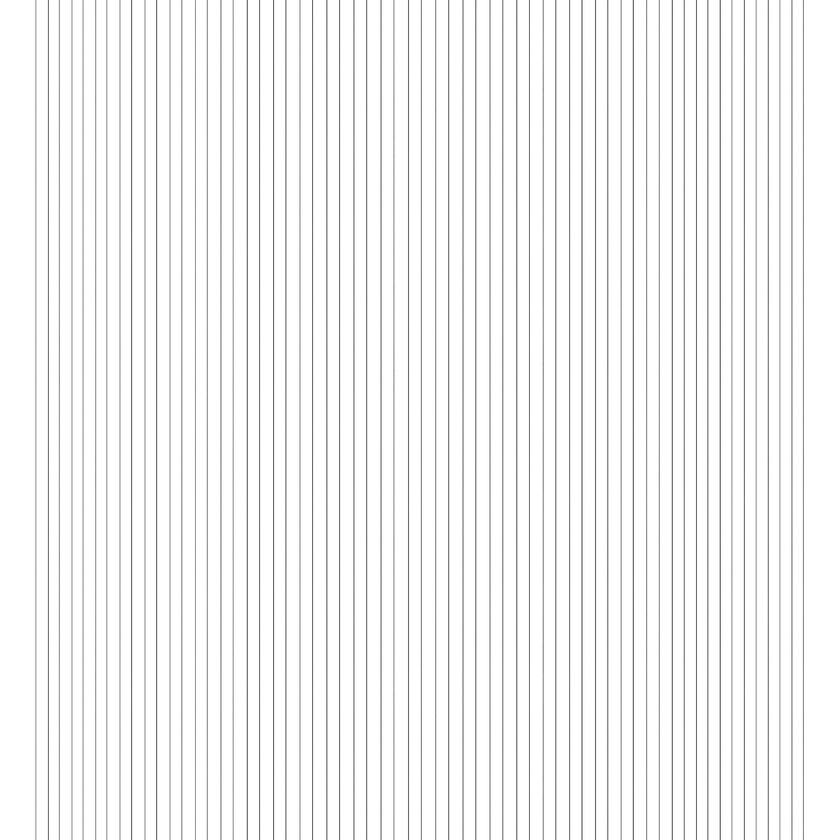
#> input picture road_anomaly_detector/main/calibration/Camera_calibration/test_image3.png, 840 x 840 px, shrunk from 2048 x 2048 before the run, found by its file name
$ python workspace.py
#> lines starting #> are read from the running program, lines starting #| are printed output that depends on the picture; after the words box and inside, x2 and y2 are one past the last pixel; in counts of white or black regions, pixels touching at a corner belong together; long printed decimals are rounded
import cv2
import numpy as np
import matplotlib.pyplot as plt
from scipy import interpolate

def find_line_x(image,threshold_value=100):
    _, binary_image = cv2.threshold(image, threshold_value, 1, cv2.THRESH_BINARY_INV)

    mean_binary_image = binary_image.mean(axis=0).astype(np.uint8)  # Convert to uint8 if needed
    binary_row = mean_binary_image
    binary_row = mean_binary_image

    # List to store start and end of clusters
    clusters = []

    # Find clusters of 1's in the row
    start = None  # Start of a cluster
    for x in range(len(binary_row)):
        if binary_row[x] == 1 and (x == 0 or binary_row[x - 1] == 0):  # Start of a cluster
            start = x
        elif binary_row[x] == 0 and start is not None:  # End of a cluster
            clusters.append((start, x - 1))
            start = None

    mean_image = image.mean(axis=0).astype(np.uint8)  # Convert to uint8 if needed

    x_cross = []
    for start_x, end_x in clusters:
        #print(f"Cluster from x = {start_x} to x = {end_x}")
        y = mean_image[start_x - 3 : end_x + 4]
        x = range(0, len(y))

        tck = interpolate.splrep(x, y, s=0, k=5)

        x_new = np.linspace(min(x), max(x), 100)
        y_fit = interpolate.BSpline(*tck)(x_new)


        min_value = np.min(y_fit)
        min_index = np.argmin(y_fit)
        x_at_min = x_new[min_index]

        #print(f"The minimum value of y_fit is: {min_value}")
        #print(f"This minimum value occurs at x = {x_at_min}")

        x_cross.append(x_at_min + start_x - 3)

        # [13 lines of commented-out code are left out]


    return x_cross

def plot_cross_dot(x_cross):
    # Set y-coordinates for overlaying, e.g., choose a specific row or area
    y_positions = np.full_like(x_cross, image.shape[0] // 2)  # Middle row, adjust as needed

    # Set the y-axis limit for visualization
    y_limit = (0, 50)

    # Display the images side by side
    plt.figure(figsize=(10, 5))

    # Show the image with float x values as overlayed dots
    plt.imshow(image, cmap='gray')
    plt.scatter(x_cross, y_positions, color='lime', s=20, label="Interpolated Points")  # Overlay points
    plt.vlines(x_cross, ymin=0, ymax=image.shape[0] - 1, color='lime', linewidth=1.5, label="Interpolated Lines")
    plt.title('Image with Overlayed Interpolated Points')
    plt.axis('off')

    plt.show()


image = cv2.imread('road_anomaly_detector/main/calibration/Camera_calibration/test_image3.png', cv2.IMREAD_GRAYSCALE)
#> image is the input picture: shape (840, 840); min 101, max 255, mean 243.6

x_cross = find_line_x(image)
#> in find_line_x, `_, binary_image = cv2.threshold(image, threshold_value, 1, cv2.THRESH_..`: binary_image: shape (840, 840); every value is 0
#> in find_line_x, `mean_binary_image = binary_image.mean(axis=0).astype(np.uint8)`: mean_binary_image = 840 values from 0 to 0
#> after the loop in find_line_x, `for x in range(len(binary_row)):`: clusters = []
#> in find_line_x, `mean_image = image.mean(axis=0).astype(np.uint8)`: mean_image = 840 values, max 255 at index 0, min 103 at index 595, mean 243.5
#> after the loop in find_line_x, `for start_x, end_x in clusters:`: x_cross = []
#> x_cross = []

print(len(x_cross) // 2)
#| 0
print(x_cross)

plot_cross_dot(x_cross)
#> in plot_cross_dot, `plt.show()`:
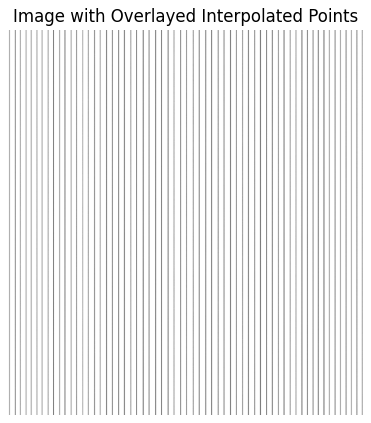
#> figure drawn by matplotlib, 1 panel

$ run again, with road_anomaly_detector/main/calibration/Camera_calibration/test_image2.png copied over road_anomaly_detector/main/calibration/Camera_calibration/test_image3.png
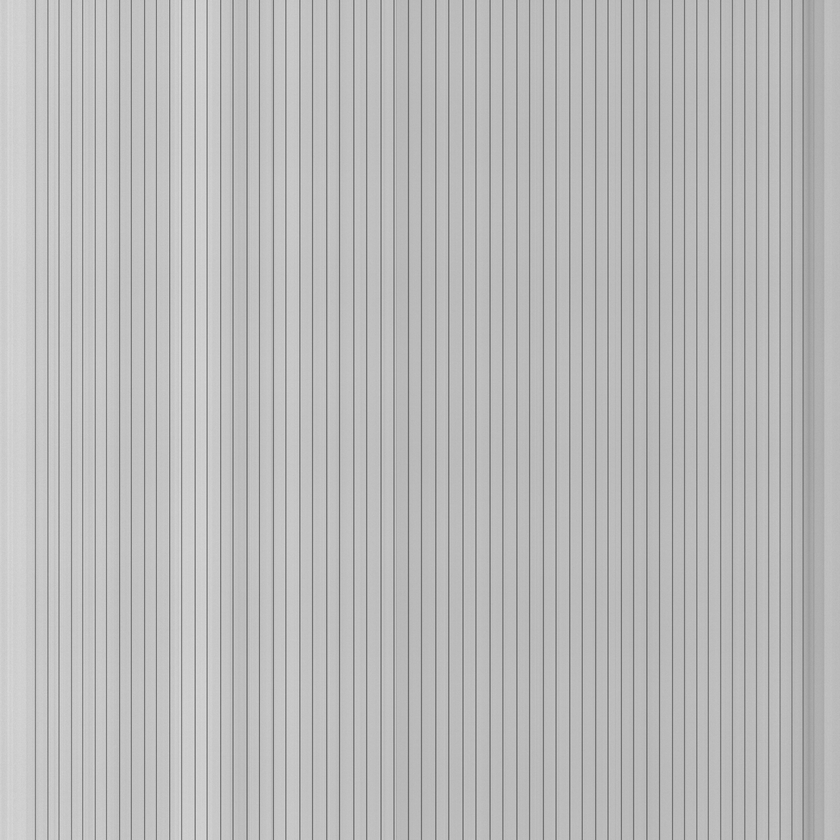
#> input picture road_anomaly_detector/main/calibration/Camera_calibration/test_image2.png, 840 x 840 px, shrunk from 2048 x 2048 before the run, found by its file name
#> image is the input picture: shape (840, 840); min 105, max 219, mean 185.3
#> binary_image: shape (840, 840); every value is 0
#> mean_binary_image = 840 values from 0 to 0
#> after the loop in find_line_x, `for x in range(len(binary_row)):`: clusters = []
#> mean_image = 840 values, max 215 at index 205, min 107 at index 408, mean 184.8
#> after the loop in find_line_x, `for start_x, end_x in clusters:`: x_cross = []
#| 0
#> in plot_cross_dot, `plt.show()`:
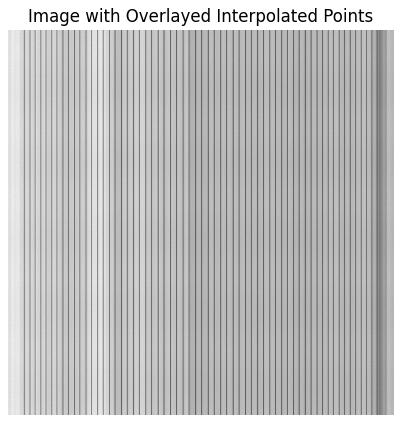
#> figure drawn by matplotlib, 1 panel

$ run again, with road_anomaly_detector/main/calibration/Camera_calibration/test_image4.png copied over road_anomaly_detector/main/calibration/Camera_calibration/test_image3.png
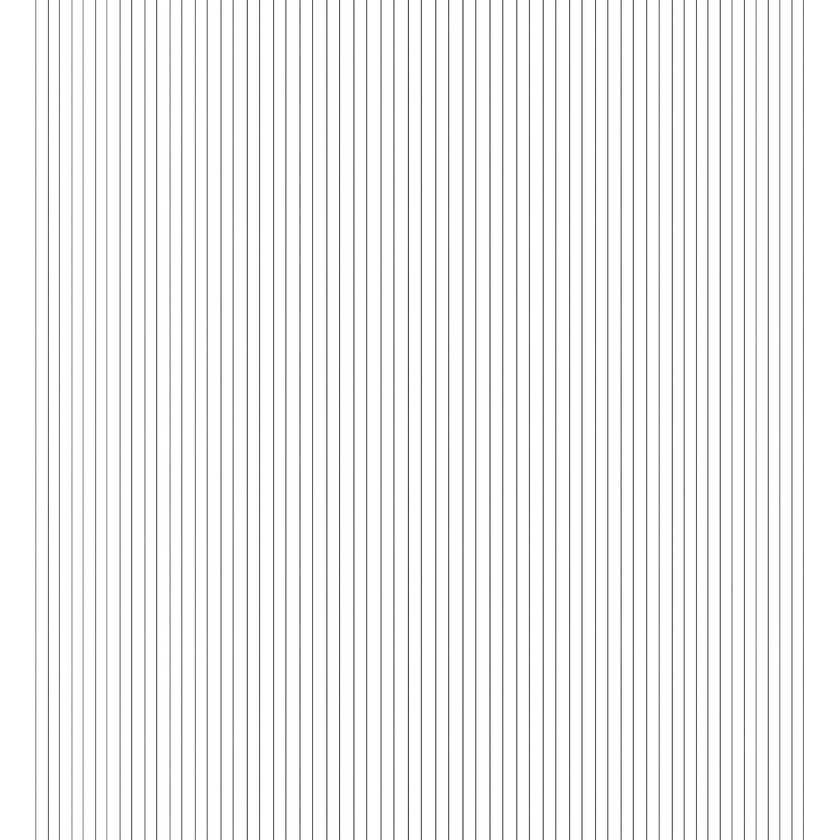
#> input picture road_anomaly_detector/main/calibration/Camera_calibration/test_image4.png, 840 x 840 px, shrunk from 2048 x 2048 before the run, found by its file name
#> image is the input picture: shape (840, 840); min 75, max 255, mean 241.3
#> in find_line_x, `_, binary_image = cv2.threshold(image, threshold_value, 1, cv2.THRESH_..`:
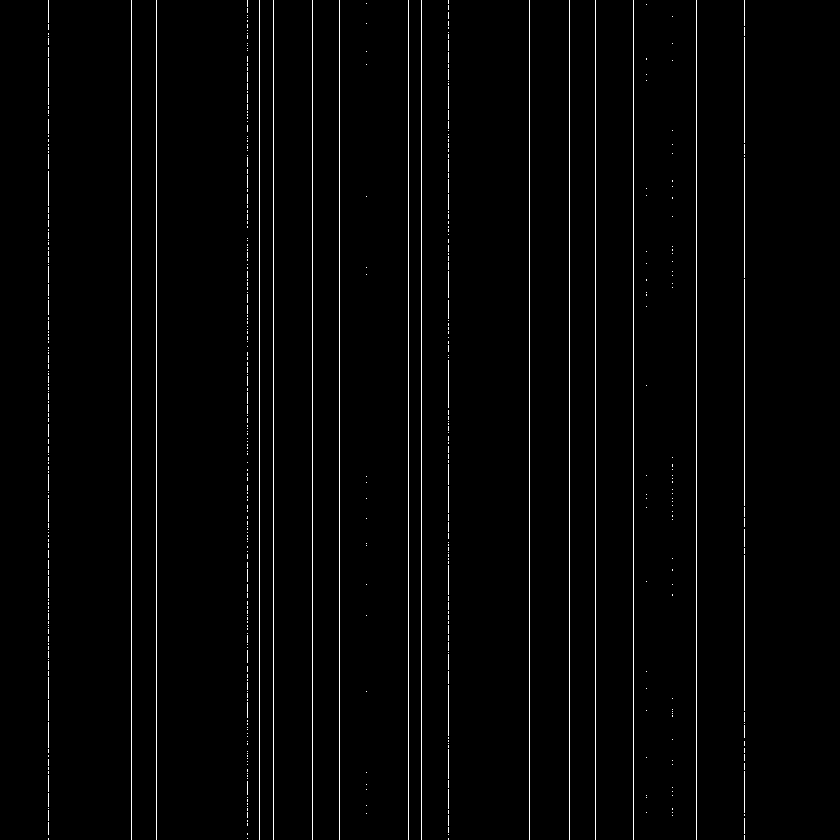
#> binary_image: shape (840, 840); values 0 (black) and 1 (white), 2% white in thin lines or dots, all inside (x1, y1, x2, y2) = (48, 0, 745, 840)
#> mean_binary_image = 840 values, max 1 at index 131, min 0 at index 0, mean 0.0155
#> binary_row has the same summary as mean_binary_image
#> after the loop in find_line_x, `for x in range(len(binary_row)):`: clusters = [(131, 131), (156, 156), (259, 259), (273, 273), (312, 312), (339, 339), (408, 408), (421, 421), (529, 529), (569, 569), (595, 595), (633, 633), (696, 696)]
#> mean_image = 840 values, max 255 at index 0, min 79 at index 408, mean 241.2
#> the loop in find_line_x, `for start_x, end_x in clusters: #print(f"Cluster from x = {start_x} to..` made 13 passes
#> (start_x, end_x, y, min_value, min_index, x_at_min) on passes 1 to 7: (131, 131, [255, 253, 255, 93, 223, 255, 254], 92.46, 50, 3.03), (156, 156, [255, 253, 255, 96, 220, 255, 254], 95.26, 51, 3.09), (259, 259, [255, 254, 255, 96, 231, 255, 254], 95.64, 50, 3.03), (273, 273, [255, 255, 255, 91, 234, 255, 254], 90.73, 50, 3.03), (312, 312, [255, 255, 253, 93, 239, 255, 254], 92.88, 50, 3.03), (339, 339, [254, 255, 251, 88, 233, 255, 254], 87.79, 50, 3.03), (408, 408, [254, 255, 228, 79, 247, 255, 254], 78.78, 49, 2.97)
#> after the loop in find_line_x, `for start_x, end_x in clusters:`: x_cross = [131, 156.1, 259, 273, 312, 339, 408, 421, 529, 569, 595, 632.9, 696]
#| 6
#| [131.030, 156.091, 259.030, 273.030, 312.030, 339.030, 407.970, 420.970, 528.970, 569.030, 595.030, 632.909, 695.970]
#> in plot_cross_dot, `plt.show()`:
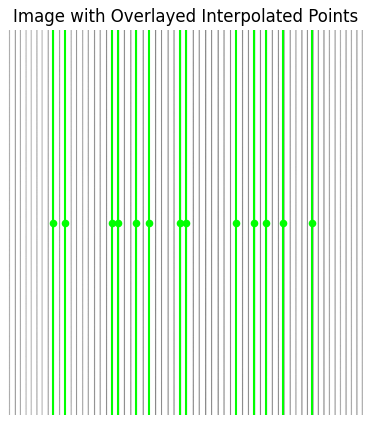
#> figure drawn by matplotlib, 1 panel

$ run again, with road_anomaly_detector/main/calibration/Camera_calibration/calibration_image_0.png copied over road_anomaly_detector/main/calibration/Camera_calibration/test_image3.png
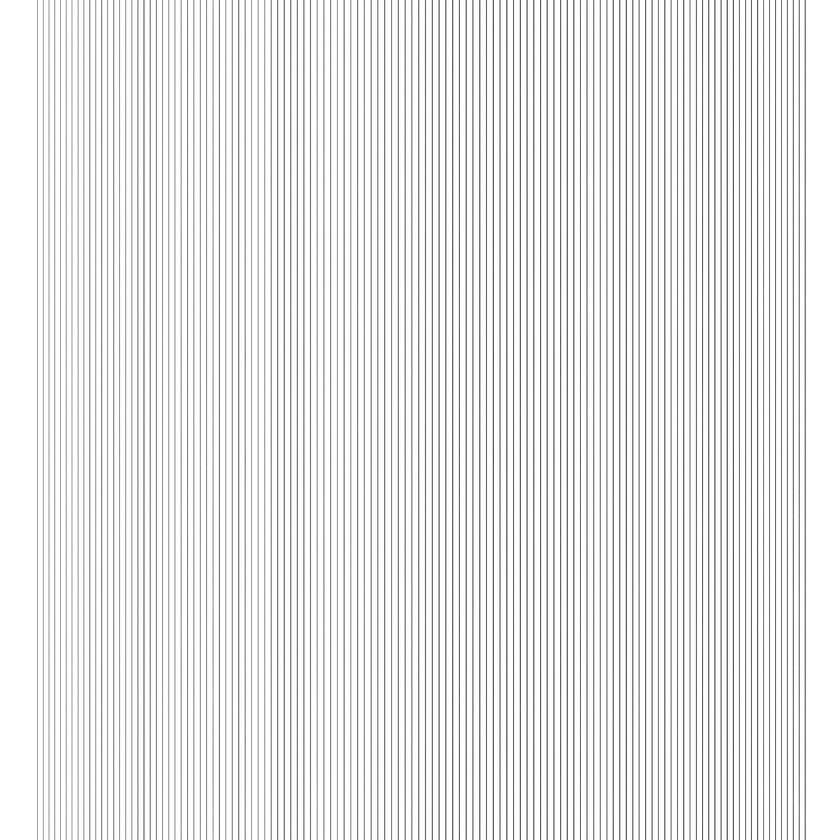
#> input picture road_anomaly_detector/main/calibration/Camera_calibration/calibration_image_0.png, 840 x 840 px, shrunk from 2048 x 2048 before the run, found by its file name
#> image is the input picture: shape (840, 840); min 83, max 255, mean 230.9
#> in find_line_x, `_, binary_image = cv2.threshold(image, threshold_value, 1, cv2.THRESH_..`:
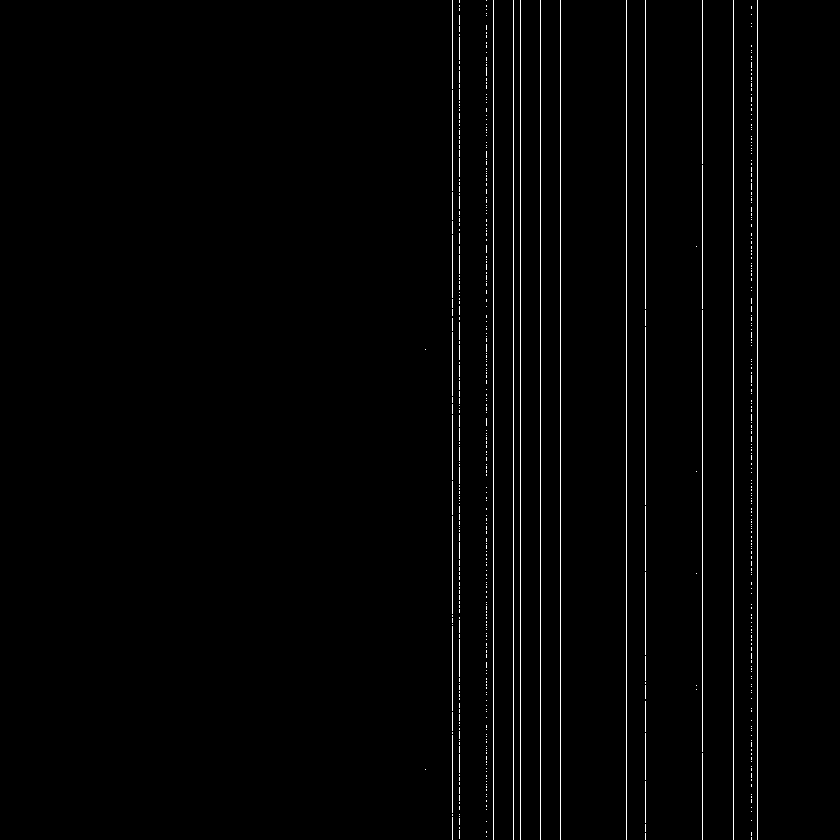
#> binary_image: shape (840, 840); values 0 (black) and 1 (white), 1.5% white in thin lines or dots, all inside (x1, y1, x2, y2) = (425, 0, 758, 840)
#> mean_binary_image = 840 values, max 1 at index 493, min 0 at index 0, mean 0.00952
#> binary_row has the same summary as mean_binary_image
#> after the loop in find_line_x, `for x in range(len(binary_row)):`: clusters = [(493, 493), (513, 513), (520, 520), (540, 540), (560, 560), (626, 626), (733, 733), (757, 757)]
#> mean_image = 840 values, max 255 at index 0, min 87 at index 540, mean 230.8
#> the loop in find_line_x, `for start_x, end_x in clusters: #print(f"Cluster from x = {start_x} to..` made 8 passes
#> (start_x, end_x, y, min_value, min_index, x_at_min) on passes 1 to 7: (493, 493, [253, 255, 213, 89, 255, 254, 255], 87.83, 48, 2.91), (513, 513, [255, 255, 252, 95, 240, 255, 254], 94.93, 50, 3.03), (520, 520, [253, 255, 215, 94, 255, 255, 255], 92.93, 48, 2.91), (540, 540, [255, 255, 254, 87, 234, 255, 254], 86.75, 50, 3.03), (560, 560, [255, 254, 254, 94, 226, 255, 254], 93.55, 50, 3.03), (626, 626, [253, 255, 212, 92, 255, 252, 255], 90.7, 48, 2.91), (733, 733, [254, 255, 223, 87, 255, 254, 254], 86.47, 49, 2.97)
#> after the loop in find_line_x, `for start_x, end_x in clusters:`: x_cross = [492.9, 513, 519.9, 540, 560, 625.9, 733, 757]
#| 4
#| [492.909, 513.030, 519.909, 540.030, 560.030, 625.909, 732.970, 757.030]
#> in plot_cross_dot, `plt.show()`:
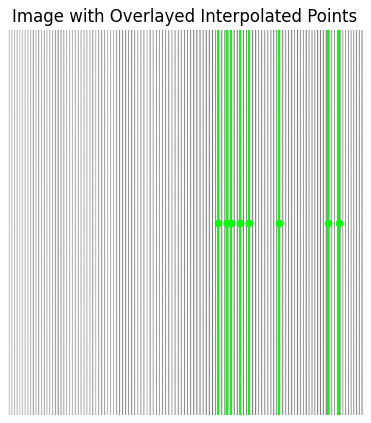
#> figure drawn by matplotlib, 1 panel
